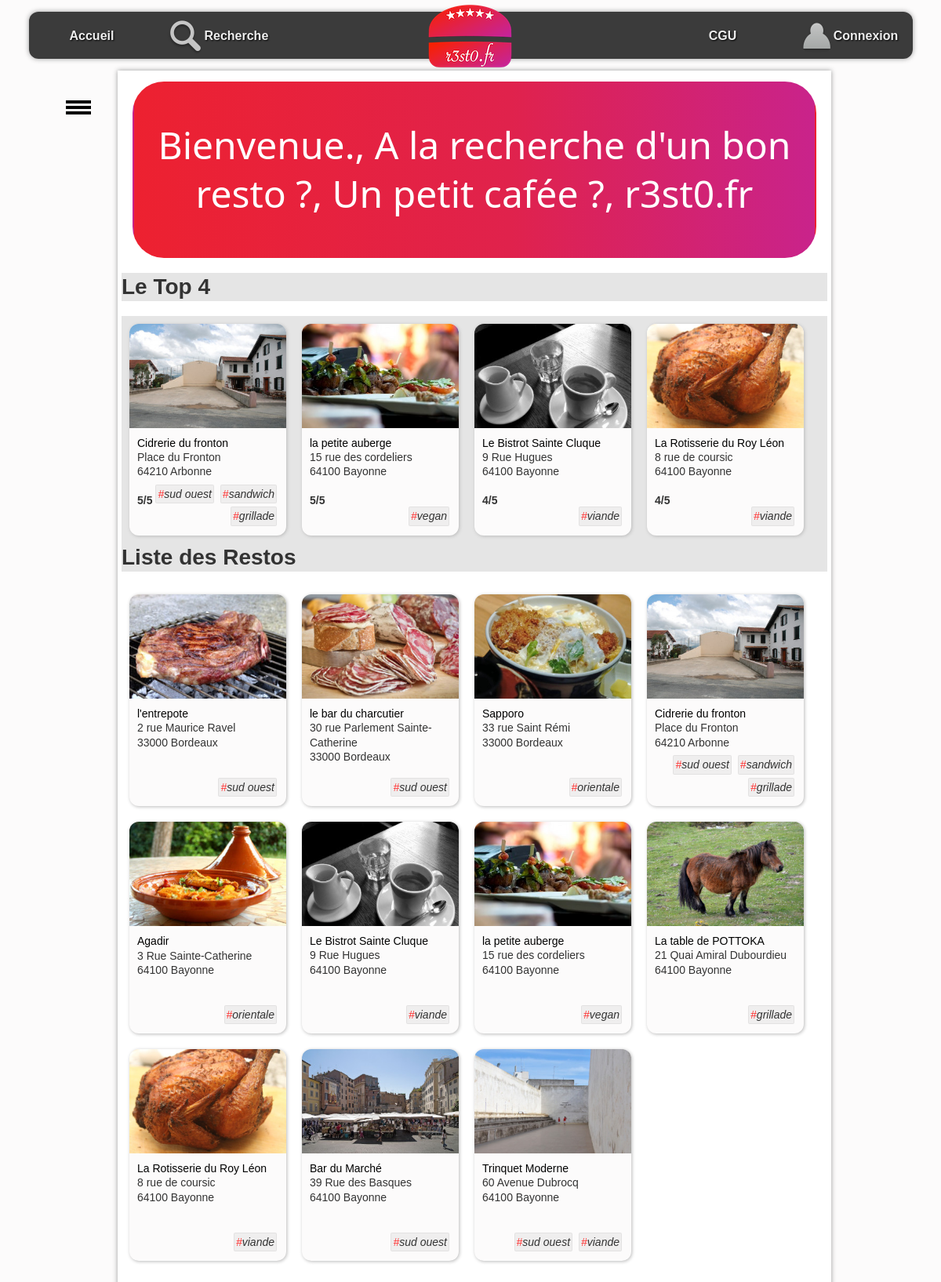
The page / on the database its author committed.
### tables this page shows
CREATE TABLE `resto` (
  `idR` bigint NOT NULL,
  `nomR` varchar(255) DEFAULT NULL,
  `numAdrR` varchar(20) DEFAULT NULL,
  `voieAdrR` varchar(255) DEFAULT NULL,
  `cpR` char(5) DEFAULT NULL,
  `villeR` varchar(255) DEFAULT NULL,
  `latitudeDegR` float DEFAULT NULL,
  `longitudeDegR` float DEFAULT NULL,
  `descR` text,
  `horairesR` text
);

CREATE TABLE `photo` (
  `idP` bigint NOT NULL,
  `cheminP` varchar(255) DEFAULT NULL,
  `idR` bigint DEFAULT NULL
);

CREATE TABLE `typecuisine` (
  `idTC` bigint NOT NULL,
  `libelleTC` varchar(255) DEFAULT NULL
);

### controleur/listeRestos.php (called while the page is built, shortened)
<?php
include_once "$racine/controleur/prompt.php";
$listeRestos = $resto->getRestos();
$meilleursResto = $resto->getBestResto();
include "$racine/vue/entete.html.php";
include "$racine/vue/vueListeRestos.php";
include "$racine/vue/pied.html.php";

### index.php (called while the page is built, shortened)
<?php
include "getRacine.php";
include_once "$racine/controleur/prompt.php";
include_once "$racine/modele/authentification.inc.php";
if (isset($_GET["action"])) {
    $fichier = $controller->getAction($_GET["action"]);
} else {
    $fichier = $controller->getAction("defaut");
}
include "$racine/controleur/$fichier";

### controleur/prompt.php (called while the page is built, shortened)
<?php
include_once "$racine/modele/authentification.inc.php";
include_once "$racine/modele/bd.inc.php";
include_once "$racine/modele/bd.photo.inc.php";
include_once "$racine/modele/bd.resto.inc.php";
include_once "$racine/modele/bd.typecuisine.inc.php";
$authentification = new Authentification;
$resto = new Resto;
$typecuisine = new TypeCuisine;
$photo = new Photo;

### modele/authentification.inc.php (called while the page is built, shortened)
<?php
include "$racine/controleur/prompt.php";
class Authentification {
    public function isLoggedOn() {
        return false;
    }
}

### modele/bd.inc.php (called while the page is built, shortened)
<?php
class ConnexionPDO {
    public function __construct() {
        $this->login = 'root';
        $this->mdp = '';
        $this->bd = 'bd_resto_view';
        $this->serveur = 'localhost';
        try {
            $this->cnx = new PDO("mysql:host=$this->serveur;dbname=$this->bd;charset=UTF8", $this->login, $this->mdp);
        } catch (PDOException $e) {
            print "Erreur de connexion PDO ";
            die();
        }
    }
}

### modele/bd.resto.inc.php (called while the page is built, shortened)
<?php
include "$racine/controleur/prompt.php";
class Resto extends ConnexionPDO {
    public function getRestos() {
        try {
            $req = $this->cnx->prepare("SELECT * FROM resto");
            $req->execute();
            $resultat = $req->fetchAll();
        } catch (PDOException $e) {
            print "Erreur !: " . $e->getMessage();
            die();
        }
        return $resultat;
    }
    function getBestResto(){
        $resultat = array();
        try {
            $req = $this->cnx->prepare("SELECT r.*, avg(note) FROM resto r, critiquer c WHERE r.idR=c.idR  GROUP BY c.idR ORDER BY avg(note) DESC LIMIT 4");
            $req->execute();
            $resultat = $req->fetchAll(PDO::FETCH_ASSOC);
        } catch (PDOException $e) {
            print "Erreur !: " . $e->getMessage();
            die();
        }
        return $resultat;
    }
}

### modele/bd.photo.inc.php (called while the page is built)
<?php
include_once "$racine/controleur/prompt.php";
class Photo extends ConnexionPDO {
    function getPhotosByIdR($idR) {
        $resultat = array();
        try {
            $req = $this->cnx->prepare("SELECT * FROM photo WHERE idR=:idR");
            $req->bindValue(':idR', $idR, PDO::PARAM_INT);
            $req->execute();
            $resultat = $req->fetchAll(PDO::FETCH_ASSOC);
        } catch (PDOException $e) {
            print "Erreur !: " . $e->getMessage();
            die();
        }
        return $resultat;
    }
}

### modele/bd.typecuisine.inc.php (called while the page is built, shortened)
<?php
include "$racine/controleur/prompt.php";
class typecuisine extends ConnexionPDO {
    function getTypesCuisineByIdR($idR){
        $resultat = array();
        try {
            $req = $this->cnx->prepare("SELECT typecuisine.* FROM typecuisine,proposer WHERE typecuisine.idTC = proposer.idTC AND proposer.idR = :idR");
            $req->bindValue(':idR', $idR, PDO::PARAM_INT);
            $req->execute();
            $resultat = $req->fetchAll(PDO::FETCH_ASSOC);
        } catch (PDOException $e) {
            print "Erreur !: " . $e->getMessage();
            die();
        }
        return $resultat;
    }
}

### vue/vueListeRestos.php (the view, shortened to what this page needs)
<div id="header" class="welcome">
    <p>
        <write-and-delete timeout="1000" loop="true" speed="100">
            Bienvenue., A la recherche d'un bon resto ?, Un petit cafée ?, r3st0.fr
        </write-and-delete>
    </p>
</div>
<h1>Le Top 4</h1>
<?php
foreach ($meilleursResto as $meilleurResto) {
    $lesTypesCuisine = $typecuisine->getTypesCuisineByIdR($meilleurResto['idR']);
    $lesPhotos = $photo->getPhotosByIdR($meilleurResto['idR']);
?>
    <div class="card">
        <div class="photoCard">
            <?php
            if (count($lesPhotos) > 0) { ?>
                <img src="photos/<?= $lesPhotos[0]["cheminP"] ?>"/>
            <?php } ?>
        </div>
        <div class="descrCard"><?php
            echo "<a href='./?action=detail&idR=" . $meilleurResto['idR'] . "'>" . $meilleurResto['nomR'] . "</a>"; ?>
            <br />
            <?= $meilleurResto["numAdrR"] ?>
            <?= $meilleurResto["voieAdrR"] ?>
            <br />
            <?= $meilleurResto["cpR"] ?>
            <?= $meilleurResto["villeR"] ?>
            <br><br>
            <strong><?= round($meilleurResto['avg(note)']) . "/5" ?></strong>
        </div>
        <div class="tagCard">
            <ul id="tagFood">
                <?php
                for ($j = 0; $j < count($lesTypesCuisine); $j++) { ?>
                    <li class="tag"><span class="tag">#</span><?= $lesTypesCuisine[$j]["libelleTC"] ?></li>
                <?php } ?>
            </ul>
        </div>
    </div>
<?php } ?>
<h1>Liste des Restos</h1>
<?php
for ($i = 0; $i < count($listeRestos); $i++) {
    $lesPhotos = $photo->getPhotosByIdR($listeRestos[$i]['idR']);
    $lesTypesCuisine = $typecuisine->getTypesCuisineByIdR($listeRestos[$i]['idR']);
?><div class="card">
<div class="photoCard">
    <?php if (count($lesPhotos) > 0) { ?>
        <img src="photos/<?= $lesPhotos[0]["cheminP"] ?>" alt="photo du restaurant" />
    <?php } ?>
</div>
<div class="descrCard">
    <?php
    echo "<a href='./?action=detail&idR=" . $listeRestos[$i]['idR'] . "'>" . $listeRestos[$i]['nomR'] . "</a>";
    ?>
    <br />
    <?= $listeRestos[$i]["numAdrR"] ?>
    <?= $listeRestos[$i]["voieAdrR"] ?>
    <br />
    <?= $listeRestos[$i]["cpR"] ?>
    <?= $listeRestos[$i]["villeR"] ?>
</div>
<div class="tagCard">
    <ul id="tagFood">
        <?php
        for ($j = 0; $j < count($lesTypesCuisine); $j++) {
        ?>
            <li class="tag"><span class="tag">#</span><?= $lesTypesCuisine[$j]["libelleTC"] ?></li>
        <?php } ?>
    </ul>
</div>
</div>
<?php
}

### vue/entete.html.php (shortened to what this page needs)
<!DOCTYPE html PUBLIC "-//W3C//DTD HTML 4.01 Transitional//EN" "http://www.w3.org/TR/html4/loose.dtd">
<html>
<head>
    <link href="css/base.css" rel="stylesheet">
    <link href="css/form.css" rel="stylesheet">
    <link href="css/cgu.css" rel="stylesheet">
    <link href="css/corps.css" rel="stylesheet">
</head>
<?php
if(!isset($admin)){
    $admin = false;
}
?>
<body>
    <nav>
        <ul id="menuGeneral">
            <li><a href="./?action=accueil">Accueil</a></li>
            <li><a href="./?action=recherche"><img src="images/rechercher.png" alt="loupe" />Recherche</a></li>
            <?php
            if ($admin!=false and $admin['isAdmin'] == 1){ ?>
                <li><a href="./?action=adminTools">Administration</a></li>
            <?php } else{?>
                <li><a href=""></a></li>
                <?php } ?>
            <li id="logo"><a href="./?action=accueil"><img src="images/logoBarre.png" alt="logo" /></a></li>
            <li></li>
            <li><a href="./?action=cgu">CGU</a></li>
            <?php if ($authentification->isLoggedOn()) { ?>
                <li><a href="./?action=profil"><img src="images/profil.png" alt="loupe" /><?php echo $util["pseudoU"]; ?> </a></li>
            <?php } else { ?>
                <li><a href="./?action=connexion"><img src="images/profil.png" alt="loupe" />Connexion</a></li>
            <?php } ?>
        </ul>
    </nav>
    <div id="bouton">
        <div></div>
        <div></div>
        <div></div>
    </div>
    <ul id="menuContextuel">
        <li><img src="images/logoBarre.png" alt="logo" /></li>
    </ul>
    <div id="corps">

### vue/pied.html.php (shortened to what this page needs)
</div>
</body>
</html>

### css/base.css (style rules this page uses)
:root { --largeurPage: 900px; --largeurMenuCont : 200px; --margeCalc: calc((100% - var(--largeurPage)) / 2); --margeMenuHaut : 15px; --hauteurMenuGene:60px; --coulA1:#5A7694; --coulA2:#D7E5ED; --coulB1:#566459; --coulB2:#90974A; --coulC:#CDBCA0; --fondC:#fcfbfb; --padding_cote:5px; }
body { font-family: Arial, Helvetica, sans-serif; color : #333; font-size : 14px; line-height : 1.3; scroll-behavior: smooth; background-color : var(--fondC); }
#logo { text-align : center; }
#corps, #menuContextuel, #menuGeneral { transition-duration : 0.4s; }
#corps { top : 15px; margin-top : calc(var(--hauteurMenuGene) + var(--margeMenuHaut)); padding-bottom : 50px; padding-left : 5px; padding-right : 5px; position : absolute; left : var(--margeCalc); width : var(--largeurPage); background-color : #fff; box-shadow: 0px 0px 6px #999; min-height: 500px; }
#menuContextuel { position : fixed; left : var(--margeCalc); width : var(--largeurPage); background-color : var(--fondC); z-index:0; overflow : hidden; top : calc(var(--hauteurMenuGene) + var(--margeMenuHaut) + 50px); margin-top:0px; padding-top:0px; list-style-type : none; padding-left : 0px; width : var(--largeurMenuCont); border-radius: 3px; }
.welcome { background: linear-gradient(90deg, #ed2130 0%, #e0224c 55%, #c9238b 100%); border: transparent solid 2px; border-radius: 5vh; margin: 1em; }
.welcome p { font-family: 'Segoe UI', Tahoma, Geneva, Verdana, sans-serif; text-align: center; font-size: 48px; color: white; }
#bouton { top : calc(var(--hauteurMenuGene) + var(--margeMenuHaut) + 50px); position : fixed; left : calc((100% - var(--largeurPage)) / 2 - 70px); width : 40px; height : 25px; }
#bouton>div { margin-left : 4px; border : 1px solid #000; width : 30px; height : 2px; background-color : #000; margin-top : 3px; }
nav { position:fixed; top:var(--margeMenuHaut); left:0px; width:100%; height:var(--hauteurMenuGene); z-index:100; }
#menuGeneral { text-align : center; width : calc(var(--largeurPage) + 220px + var(--padding_cote) + 2px); height : var(--hauteurMenuGene); background-color : #2d2d2ded; color : #fff; margin:auto auto; box-shadow: 0px 0px 6px #999; border-radius: 1.5vh; }
#menuGeneral { list-style-type: none; padding-left : 0px; }
#menuGeneral>li { float : left; width: 14.28%; height : 100%; vertical-align: middle; line-height:60px; }
#logo>a>img { position : relative; top : -10px; }
#menuGeneral>li>a { height : var(--hauteurMenuGene); display : inline-block; vertical-align: middle; color:#eee; text-shadow: 1px 1px 2px #000; text-decoration: none; font-size : 16px; font-weight: bold; }
#menuGeneral>li>a>img { vertical-align: middle; }
#menuContextuel>li { padding-top : 5px; padding-bottom : 5px; margin-top : 0px; margin-bottom : 0px; padding-left : 8px; }
#menuContextuel>li:first-child { text-align : center; }
img { border-radius: 1em; }

### css/cgu.css (style rules this page uses)
h1,h2,h3,h4 { background-color : #0000001a; }

### css/corps.css (style rules this page uses)
#tagFood { display:inline-block; padding-left : 0px; font-style: italic; margin : 0px; }
li.tag { display:inline-block; border:1px solid #0000000d; background-color:#0000000d; padding:2px; margin:2px; border-radius: 2px; }
span.tag { color:#ff3232; }
div.card { position : relative; width:180px; height : 250px; float:left; padding:10px; margin : 10px; background-color : var(--fondC); box-shadow: 1px 1px 4px #bbb; border-radius: 1.5vh; }
div.photoCard>img { position : relative; top:-10px; left : -10px; max-width : 200px; max-height: 140px; border-radius: 1.5vh 1.5vh 0 0; }
div.descrCard { position : relative; top:0px; }
div.descrCard a { text-decoration: double; color: #000; }
div.tagCard { position: absolute; bottom: 10px; width: 180px; text-align: right; }

### rows shown on the page
resto: photo.cheminP (picture), nomR "Cidrerie du fronton", voieAdrR "Place du Fronton", cpR "64210", villeR "Arbonne", avg "5"
typecuisine: libelleTC "sud ouest"
typecuisine: libelleTC "sandwich"
typecuisine: libelleTC "grillade"
resto: photo.cheminP (picture), nomR "la petite auberge", numAdrR "15", voieAdrR "rue des cordeliers", cpR "64100", villeR "Bayonne", avg "5"
typecuisine: libelleTC "vegan"
resto: photo.cheminP (picture), nomR "Le Bistrot Sainte Cluque", numAdrR "9", voieAdrR "Rue Hugues", cpR "64100", villeR "Bayonne", avg "4"
typecuisine: libelleTC "viande"
resto: photo.cheminP (picture), nomR "La Rotisserie du Roy Léon", numAdrR "8", voieAdrR "rue de coursic", cpR "64100", villeR "Bayonne", avg "4"
resto: photo.cheminP (picture), nomR "l'entrepote", numAdrR "2", voieAdrR "rue Maurice Ravel", cpR "33000", villeR "Bordeaux"
resto: photo.cheminP (picture), nomR "le bar du charcutier", numAdrR "30", voieAdrR "rue Parlement Sainte-Catherine", cpR "33000", villeR "Bordeaux"
resto: photo.cheminP (picture), nomR "Sapporo", numAdrR "33", voieAdrR "rue Saint Rémi", cpR "33000", villeR "Bordeaux"
typecuisine: libelleTC "orientale"
resto: photo.cheminP (picture), nomR "Agadir", numAdrR "3", voieAdrR "Rue Sainte-Catherine", cpR "64100", villeR "Bayonne"
resto: photo.cheminP (picture), nomR "La table de POTTOKA", numAdrR "21", voieAdrR "Quai Amiral Dubourdieu", cpR "64100", villeR "Bayonne"
resto: photo.cheminP (picture), nomR "Bar du Marché", numAdrR "39", voieAdrR "Rue des Basques", cpR "64100", villeR "Bayonne"
resto: photo.cheminP (picture), nomR "Trinquet Moderne", numAdrR "60", voieAdrR "Avenue Dubrocq", cpR "64100", villeR "Bayonne"
